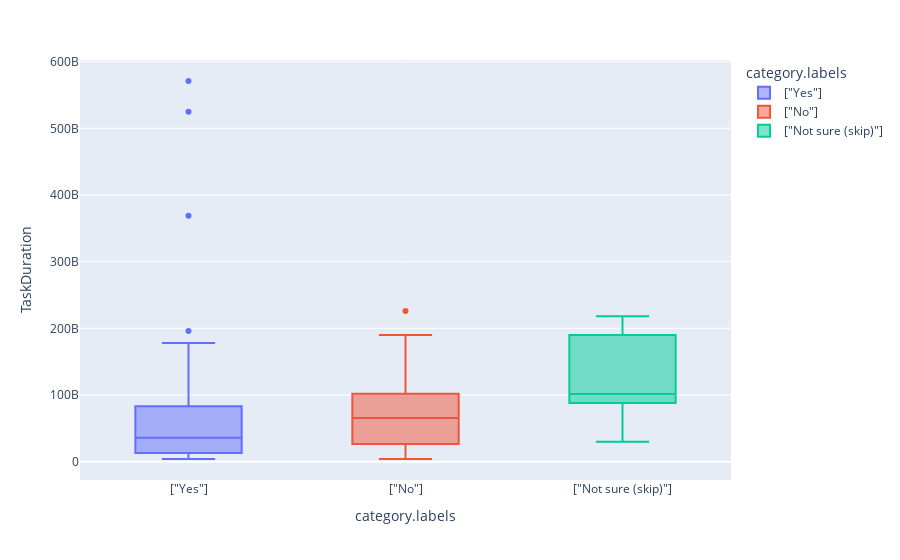

The notebook cell this image was saved under:
### Code cell
fig = px.box(df, x = "category.labels", y = "TaskDuration", color = "category.labels")
fig.show()

### Figure 1 — Plotly figure (JSON) as saved in the notebook; plotly's stock layout.template omitted (floating-point values rounded to 4 significant figures)
{"data": [{"alignmentgroup": "True", "hovertemplate": "category.labels=%{x}<br>TaskDuration=%{y}<extra></extra>", "legendgroup": "[\"Yes\"]", "marker": {"color": "#636efa"}, "name": "[\"Yes\"]", "notched": false, "offsetgroup": "[\"Yes\"]", "orientation": "v", "showlegend": true, "type": "box", "x": ["[\"Yes\"]", "[\"Yes\"]", "[\"Yes\"]", "[\"Yes\"]", "[\"Yes\"]", "[\"Yes\"]", "[\"Yes\"]", "[\"Yes\"]", "[\"Yes\"]", "[\"Yes\"]", "[\"Yes\"]", "[\"Yes\"]", "[\"Yes\"]", "[\"Yes\"]", "[\"Yes\"]", "[\"Yes\"]", "[\"Yes\"]", "[\"Yes\"]", "[\"Yes\"]", "[\"Yes\"]", "[\"Yes\"]", "[\"Yes\"]", "[\"Yes\"]", "[\"Yes\"]", "[\"Yes\"]", "[\"Yes\"]", "[\"Yes\"]", "[\"Yes\"]", "[\"Yes\"]", "[\"Yes\"]", "[\"Yes\"]", "[\"Yes\"]", "[\"Yes\"]", "[\"Yes\"]", "[\"Yes\"]", "[\"Yes\"]", "[\"Yes\"]", "[\"Yes\"]", "[\"Yes\"]", "[\"Yes\"]", "[\"Yes\"]", "[\"Yes\"]", "[\"Yes\"]", "[\"Yes\"]", "[\"Yes\"]", "[\"Yes\"]", "[\"Yes\"]", "[\"Yes\"]", "[\"Yes\"]", "[\"Yes\"]", "[\"Yes\"]", "[\"Yes\"]", "[\"Yes\"]", "[\"Yes\"]", "[\"Yes\"]", "[\"Yes\"]", "[\"Yes\"]", "[\"Yes\"]", "[\"Yes\"]", "[\"Yes\"]", "[\"Yes\"]", "[\"Yes\"]", "[\"Yes\"]", "[\"Yes\"]", "[\"Yes\"]", "[\"Yes\"]", "[\"Yes\"]", "[\"Yes\"]", "[\"Yes\"]", "[\"Yes\"]", "[\"Yes\"]", "[\"Yes\"]", "[\"Yes\"]", "[\"Yes\"]"], "x0": " ", "xaxis": "x", "y": [6000000000, 525000000000, 134000000000, 100000000000, 7000000000, 110000000000, 57000000000, 5000000000, 19000000000, 41000000000, 21000000000, 23000000000, 46000000000, 42000000000, 46000000000, 70000000000, 17000000000, 52000000000, 27000000000, 12000000000, 20000000000, 50000000000, 11000000000, 4000000000, 10000000000, 121000000000, 8000000000, 27000000000, 14000000000, 369000000000, 14000000000, 97000000000, 6000000000, 14000000000, 29000000000, 27000000000, 196000000000, 571000000000, 178000000000, 5000000000, 63000000000, 7000000000, 101000000000, 13000000000, 97000000000, 88000000000, 73000000000, 7000000000, 24000000000, 39000000000, 7000000000, 33000000000, 13000000000, 31000000000, 81000000000, 154000000000, 44000000000, 17000000000, 13000000000, 69000000000, 22000000000, 166000000000, 154000000000, 7000000000, 46000000000, 63000000000, 11000000000, 7000000000, 83000000000, 44000000000, 56000000000, 120000000000, 8000000000, 95000000000], "y0": " ", "yaxis": "y"}, {"alignmentgroup": "True", "hovertemplate": "category.labels=%{x}<br>TaskDuration=%{y}<extra></extra>", "legendgroup": "[\"No\"]", "marker": {"color": "#EF553B"}, "name": "[\"No\"]", "notched": false, "offsetgroup": "[\"No\"]", "orientation": "v", "showlegend": true, "type": "box", "x": ["[\"No\"]", "[\"No\"]", "[\"No\"]", "[\"No\"]", "[\"No\"]", "[\"No\"]", "[\"No\"]", "[\"No\"]", "[\"No\"]", "[\"No\"]", "[\"No\"]", "[\"No\"]", "[\"No\"]", "[\"No\"]", "[\"No\"]", "[\"No\"]", "[\"No\"]", "[\"No\"]", "[\"No\"]", "[\"No\"]", "[\"No\"]", "[\"No\"]", "[\"No\"]", "[\"No\"]", "[\"No\"]", "[\"No\"]", "[\"No\"]", "[\"No\"]", "[\"No\"]", "[\"No\"]", "[\"No\"]", "[\"No\"]", "[\"No\"]", "[\"No\"]", "[\"No\"]", "[\"No\"]", "[\"No\"]", "[\"No\"]", "[\"No\"]", "[\"No\"]"], "x0": " ", "xaxis": "x", "y": [6000000000, 61000000000, 113000000000, 12000000000, 161000000000, 96000000000, 16000000000, 94000000000, 68000000000, 15000000000, 190000000000, 53000000000, 32000000000, 18000000000, 136000000000, 88000000000, 107000000000, 85000000000, 25000000000, 4000000000, 142000000000, 92000000000, 102000000000, 29000000000, 51000000000, 13000000000, 226000000000, 42000000000, 64000000000, 37000000000, 28000000000, 90000000000, 61000000000, 93000000000, 19000000000, 176000000000, 109000000000, 102000000000, 20000000000, 67000000000], "y0": " ", "yaxis": "y"}, {"alignmentgroup": "True", "hovertemplate": "category.labels=%{x}<br>TaskDuration=%{y}<extra></extra>", "legendgroup": "[\"Not sure (skip)\"]", "marker": {"color": "#00cc96"}, "name": "[\"Not sure (skip)\"]", "notched": false, "offsetgroup": "[\"Not sure (skip)\"]", "orientation": "v", "showlegend": true, "type": "box", "x": ["[\"Not sure (skip)\"]", "[\"Not sure (skip)\"]", "[\"Not sure (skip)\"]", "[\"Not sure (skip)\"]", "[\"Not sure (skip)\"]", "[\"Not sure (skip)\"]"], "x0": " ", "xaxis": "x", "y": [88000000000, 113000000000, 90000000000, 190000000000, 30000000000, 218000000000], "y0": " ", "yaxis": "y"}], "layout": {"boxmode": "overlay", "legend": {"title": {"text": "category.labels"}, "tracegroupgap": 0}, "margin": {"t": 60}, "xaxis": {"anchor": "y", "categoryarray": ["[\"Yes\"]", "[\"No\"]", "[\"Not sure (skip)\"]"], "categoryorder": "array", "domain": [0, 1], "title": {"text": "category.labels"}}, "yaxis": {"anchor": "x", "domain": [0, 1], "title": {"text": "TaskDuration"}}}}
